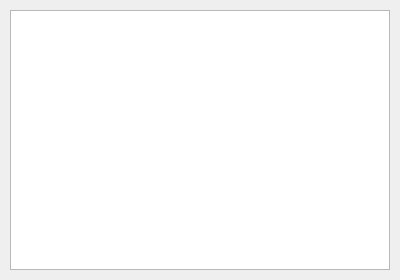
<?xml version="1.0" encoding="UTF-8"?>
<ui version="4.0">
 <class>MessageWindowC</class>
 <widget class="QDialog" name="MessageWindowC">
  <property name="geometry">
   <rect>
    <x>0</x>
    <y>0</y>
    <width>400</width>
    <height>280</height>
   </rect>
  </property>
  <property name="minimumSize">
   <size>
    <width>400</width>
    <height>280</height>
   </size>
  </property>
  <property name="maximumSize">
   <size>
    <width>400</width>
    <height>280</height>
   </size>
  </property>
  <property name="windowTitle">
   <string>Dialog</string>
  </property>
  <property name="styleSheet">
   <string notr="true">border-image: url(:/new/prefix1/Resource/BackgroundOfChores.png);</string>
  </property>
  <widget class="QTextBrowser" name="textBrowser">
   <property name="geometry">
    <rect>
     <x>10</x>
     <y>10</y>
     <width>380</width>
     <height>260</height>
    </rect>
   </property>
   <property name="minimumSize">
    <size>
     <width>380</width>
     <height>260</height>
    </size>
   </property>
   <property name="maximumSize">
    <size>
     <width>380</width>
     <height>260</height>
    </size>
   </property>
   <property name="font">
    <font>
     <family>微软雅黑</family>
     <pointsize>12</pointsize>
    </font>
   </property>
   <property name="styleSheet">
    <string notr="true">border-image: url(:/new/prefix1/Resource/BackgroundOfNote.png);</string>
   </property>
  </widget>
 </widget>
 <resources/>
 <connections/>
</ui>
